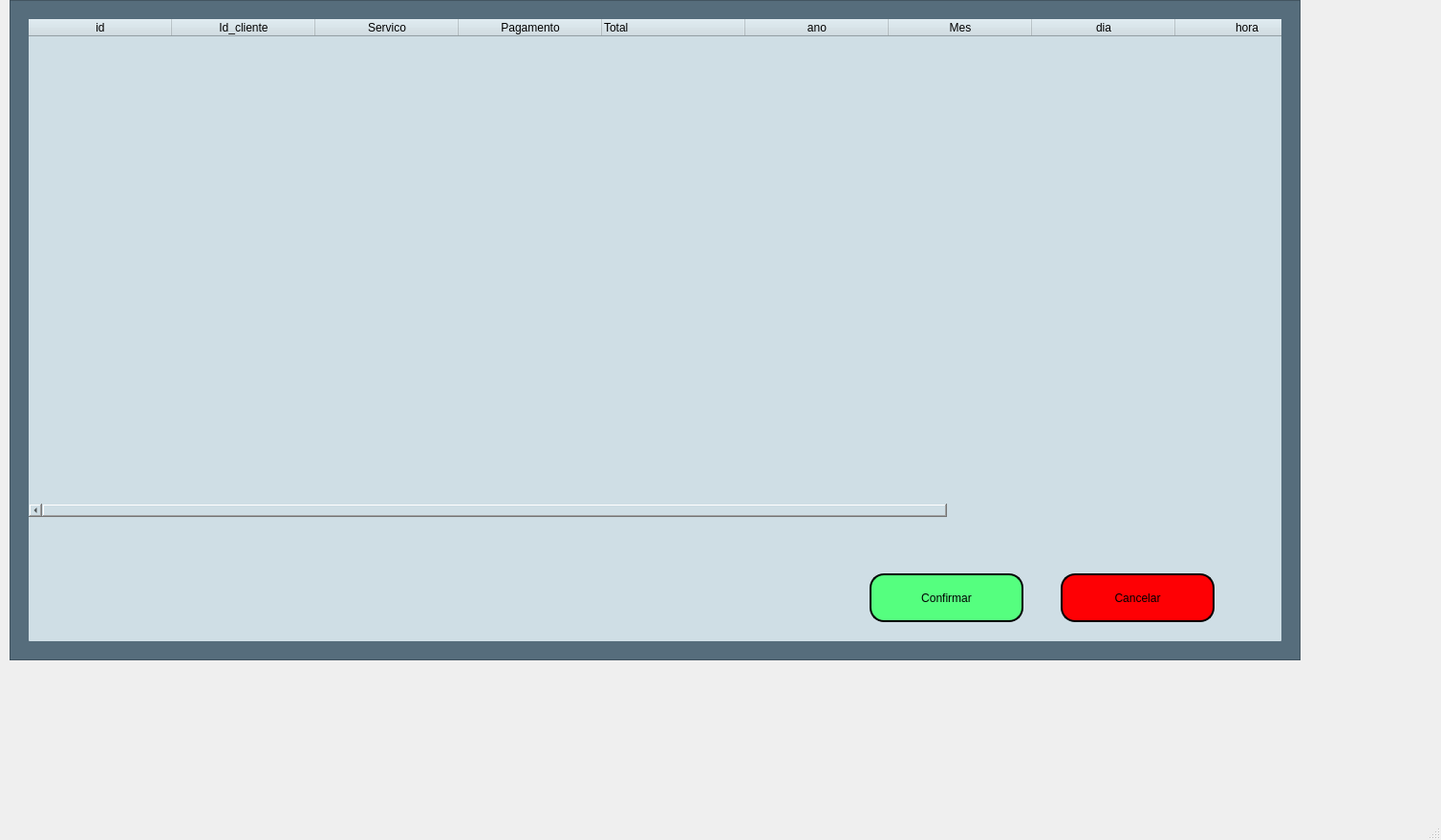
<?xml version="1.0" encoding="UTF-8"?>
<ui version="4.0">
 <class>MainWindow</class>
 <widget class="QMainWindow" name="MainWindow">
  <property name="geometry">
   <rect>
    <x>0</x>
    <y>0</y>
    <width>1508</width>
    <height>879</height>
   </rect>
  </property>
  <property name="windowTitle">
   <string>MainWindow</string>
  </property>
  <widget class="QWidget" name="centralwidget">
   <widget class="QFrame" name="frame">
    <property name="geometry">
     <rect>
      <x>10</x>
      <y>0</y>
      <width>1351</width>
      <height>691</height>
     </rect>
    </property>
    <property name="styleSheet">
     <string notr="true">background-color: rgba(86,109,124,255);</string>
    </property>
    <property name="frameShape">
     <enum>QFrame::StyledPanel</enum>
    </property>
    <property name="frameShadow">
     <enum>QFrame::Raised</enum>
    </property>
    <widget class="QFrame" name="frame_2">
     <property name="geometry">
      <rect>
       <x>20</x>
       <y>20</y>
       <width>1311</width>
       <height>651</height>
      </rect>
     </property>
     <property name="styleSheet">
      <string notr="true">font: 19pt &quot;MS Sans Serif&quot;;
background-color: rgba(207,222,229,255);
border-radius: 1px;
border-width:2px;</string>
     </property>
     <property name="frameShape">
      <enum>QFrame::StyledPanel</enum>
     </property>
     <property name="frameShadow">
      <enum>QFrame::Raised</enum>
     </property>
     <widget class="QPushButton" name="btnConfirmar">
      <property name="geometry">
       <rect>
        <x>880</x>
        <y>580</y>
        <width>161</width>
        <height>51</height>
       </rect>
      </property>
      <property name="styleSheet">
       <string notr="true">border-radius: 15px;
border-width:2px;
border-style:outset;
border-color:black;
color: #000;
background-color: rgb(85, 255, 127);</string>
      </property>
      <property name="text">
       <string>Confirmar</string>
      </property>
     </widget>
     <widget class="QPushButton" name="btnCancelar">
      <property name="geometry">
       <rect>
        <x>1080</x>
        <y>580</y>
        <width>161</width>
        <height>51</height>
       </rect>
      </property>
      <property name="styleSheet">
       <string notr="true">border-radius: 15px;
border-width:2px;
border-style:outset;
border-color:black;
color: #000;
background-color: rgb(254, 0, 4);</string>
      </property>
      <property name="text">
       <string>Cancelar</string>
      </property>
     </widget>
     <widget class="QTableWidget" name="tableWidget">
      <property name="geometry">
       <rect>
        <x>0</x>
        <y>0</y>
        <width>1331</width>
        <height>521</height>
       </rect>
      </property>
      <property name="contextMenuPolicy">
       <enum>Qt::CustomContextMenu</enum>
      </property>
      <property name="styleSheet">
       <string notr="true">border-radius: 15px;
border-width:2px;
color: rgb(0, 0, 0);</string>
      </property>
      <property name="showGrid">
       <bool>true</bool>
      </property>
      <property name="sortingEnabled">
       <bool>false</bool>
      </property>
      <property name="wordWrap">
       <bool>true</bool>
      </property>
      <attribute name="horizontalHeaderDefaultSectionSize">
       <number>150</number>
      </attribute>
      <attribute name="horizontalHeaderShowSortIndicator" stdset="0">
       <bool>false</bool>
      </attribute>
      <attribute name="horizontalHeaderStretchLastSection">
       <bool>true</bool>
      </attribute>
      <attribute name="verticalHeaderCascadingSectionResizes">
       <bool>false</bool>
      </attribute>
      <attribute name="verticalHeaderHighlightSections">
       <bool>false</bool>
      </attribute>
      <attribute name="verticalHeaderShowSortIndicator" stdset="0">
       <bool>false</bool>
      </attribute>
      <attribute name="verticalHeaderStretchLastSection">
       <bool>false</bool>
      </attribute>
      <column>
       <property name="text">
        <string>id</string>
       </property>
      </column>
      <column>
       <property name="text">
        <string>Id_cliente</string>
       </property>
      </column>
      <column>
       <property name="text">
        <string>Servico</string>
       </property>
      </column>
      <column>
       <property name="text">
        <string>Pagamento</string>
       </property>
      </column>
      <column>
       <property name="text">
        <string>Total</string>
       </property>
       <property name="textAlignment">
        <set>AlignLeading|AlignVCenter</set>
       </property>
      </column>
      <column>
       <property name="text">
        <string>ano</string>
       </property>
      </column>
      <column>
       <property name="text">
        <string>Mes</string>
       </property>
      </column>
      <column>
       <property name="text">
        <string>dia</string>
       </property>
      </column>
      <column>
       <property name="text">
        <string>hora</string>
       </property>
      </column>
      <column>
       <property name="text">
        <string>min</string>
       </property>
      </column>
      <column>
       <property name="text">
        <string>descricao</string>
       </property>
      </column>
     </widget>
    </widget>
   </widget>
  </widget>
  <widget class="QMenuBar" name="menubar">
   <property name="geometry">
    <rect>
     <x>0</x>
     <y>0</y>
     <width>1508</width>
     <height>21</height>
    </rect>
   </property>
  </widget>
  <widget class="QStatusBar" name="statusbar"/>
 </widget>
 <resources/>
 <connections/>
</ui>
